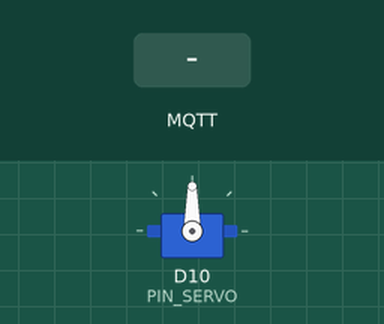
This sketch was run on a simulated Arduino MKR. Shown: servo. The inputs (shaded band) are chosen by the test bench. WiFi joins after 1.5 s; servers stay silent unless stated; no MQTT or app messages arrive unless stated; what the sketch prints to the serial monitor is not drawn.

Above: at 2.7 s.
2.8 s: MQTT message "5" arrives on the first subscribed topic
At 3.4 s:
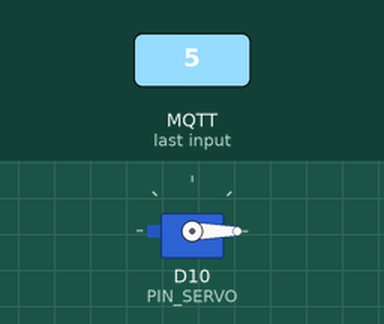
4.3 s: MQTT message "200" arrives on the first subscribed topic
At 4.6 s:
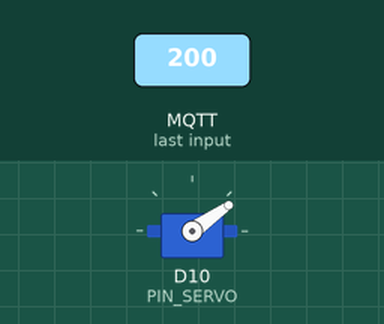
5.8 s: MQTT message "1" arrives on the first subscribed topic
At 6.9 s:
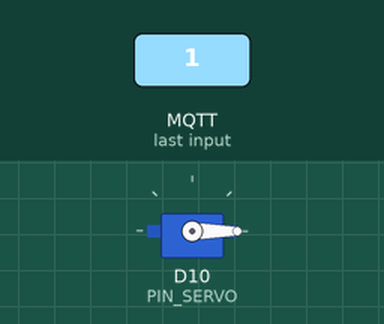
Timing chart, 0 to 8.8 s (numbered marks = the images above; inputs shaded):
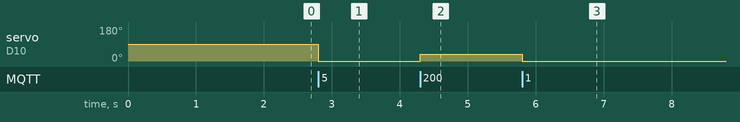

The sketch:

shiftr_to_servo.ino
```cpp
/* Tämä ohjelma hakee arvoja shiftr.io:sta, ja siirtää servoa siitä riippuen. */

/* Pins */
#define PIN_SERVO 10

/* WiFi Info */
#define WIFI_SSID "<WIFI NIMI>"
#define WIFI_PASS "<WIFI SALASANA>"

/* Shiftr Info */
#define SHIFTR_NAME "<LAITTEEN NIMI>"
#define SHIFTR_USER "<SHIFTR TOKEN ENSIMMÄINEN OSA>"
#define SHIFTR_PASS "<SHIFTR TOKEN TOINEN OSA>"


#include <Servo.h> // Sisällytetään kirjasto Servoa varten
#include <WiFi101.h> // Sisällytetään kirjasto WiFi-yhteyksiä varten
#include <MQTTClient.h> // Sisällytetään kirjasto MQTT-protokollaa varten

WiFiClient net; // WiFi-yhteyksiä ylläpitävä olio
MQTTClient client; // MQTT-protokollan yhteyksiä ylläpitävä olio

Servo servo; // Servoa ohjaava olio

void setup() { // Ohjelman alussa pyöritettävä funktio, pyörii aluksi kerran, ja sitten siirtyy toistamaan loop():ia
  Serial.begin(9600); // Avataan Serial-yhteys, jotta voimme printata hyödyllistä informaatiota kun ohjelma etenee

  servo.attach(PIN_SERVO); // Kiinnitetään Servo-ohjain Servon piniin

  WiFi.setPins(8, 7, 4, 2); // Adafruit Feather M0 WiFi:ä varten tarvittu "uudelleenjärjestely"
  WiFi.begin(WIFI_SSID, WIFI_PASS); // Aloitetaan yhdistämään WiFiin

  client.begin("broker.shiftr.io", net); // Valmistellaan shiftr.io yhteys
  client.onMessage(messageReceived); // Kerrotaan MQTT:lle, että haluamme prosessoida meille lähetetyt viestit funktiossa messageReceived()

  connect(); // Yhdistetään WiFiin ja shiftr.io:hon. Kts. ohjelman viimeinen funktio lisätietoja varten
  client.subscribe("/sensori"); // Aloitetaan kuuntelemaan /sensori:a, täältä saamme viestejä joissa on sensorien arvoja
}

void messageReceived(String &topic, String &payload) {
  int sensori_arvo = payload.toInt(); // Luetaan payloadista sensorin arvo, ja muutetaan se kokonaisluvuksi (int)
  int kulma = sensori_arvo * 180 / 1024; // Muunnetaan sensorin arvo kulmaksi (väliltä 0..1024 välille 0..180)
  servo.write(kulma); // Ohjataan servo laskettuun kulmaan
}

void loop() { // setup():n jälkeen toistuvasti pyörivä funktio
  client.loop(); // Päivitetään MQTT-yhteydet

  if (!client.connected()) { // Jos yhteys on katkennut... ("!" tarkoittaa "ei" eli tämän rivin voi lukea "jos ei ole niin, että client on connected")
    connect(); // Yhdistetään uudestaan!
  }
}

void connect() {
  Serial.print("Yhdistetaan WiFiin.."); // Printataan Serial-yhteyden kautta, että olemme yhdistämisvaiheessa
  while (WiFi.status() != WL_CONNECTED) { // Toistetaan seuraavaa niin pitkään kun WiFi ei ole yhdistetty (kun "status" ei ole "connected")
    Serial.print("."); // Printataan piste, jotta tiedämme ettei ohjelma jäätynyt
    delay(1000); // Odotetaan sekunti (1000 millisekuntia), sitten tarkistetaan yhteys uudestan
  }
  Serial.println(""); // Printataan hieman tyhjiä rivejä, jotta ulostulo olisi siistimpi

  Serial.print("Yhdistetaan shiftr.io:n..."); // Sama kuin aiemmin WiFi:n kanssa, mutta nyt shiftr.io:n kanssa
  while (!client.connect(SHIFTR_NAME, SHIFTR_USER, SHIFTR_PASS)) { // Yritetään yhdistää shiftr.io:hon
    Serial.print(".");
    delay(1000);
  }
  Serial.println(""); // Printataan taas hieman tyhjiä rivejä siisteyden vuoksi

  Serial.println("Valmista tuli!"); // Nyt on kaikki yhdistelyt valmiita, printataan vielä varmistus Serialiin
}
```

Measured:
- after the input at 2.8 s, servo on D10 (PIN_SERVO): 90° → 0° at once
- after the input at 4.3 s, servo on D10 (PIN_SERVO): 0° → 35° at once
- after the input at 5.8 s, servo on D10 (PIN_SERVO): 35° → 0° at once
